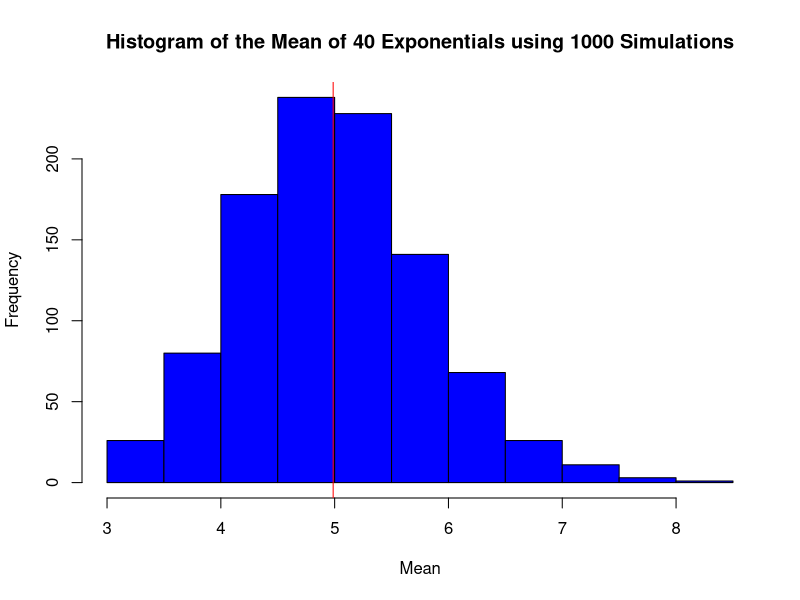
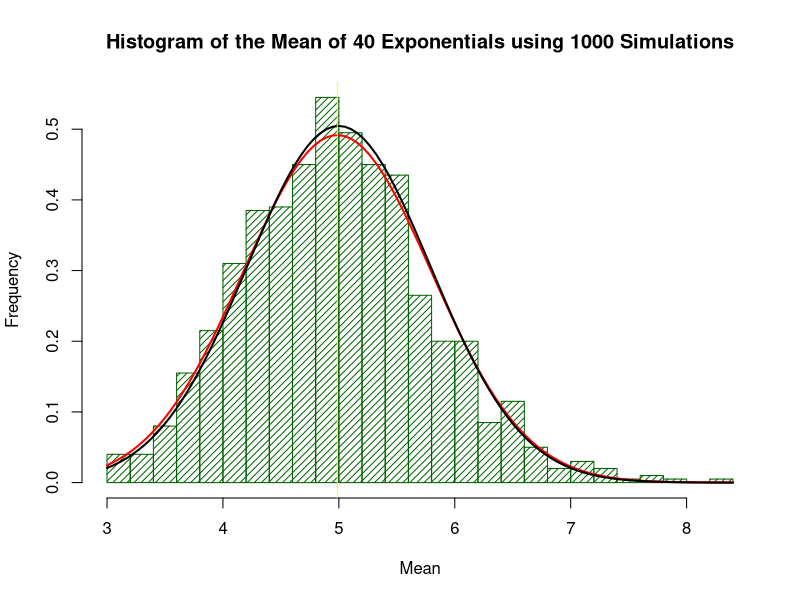
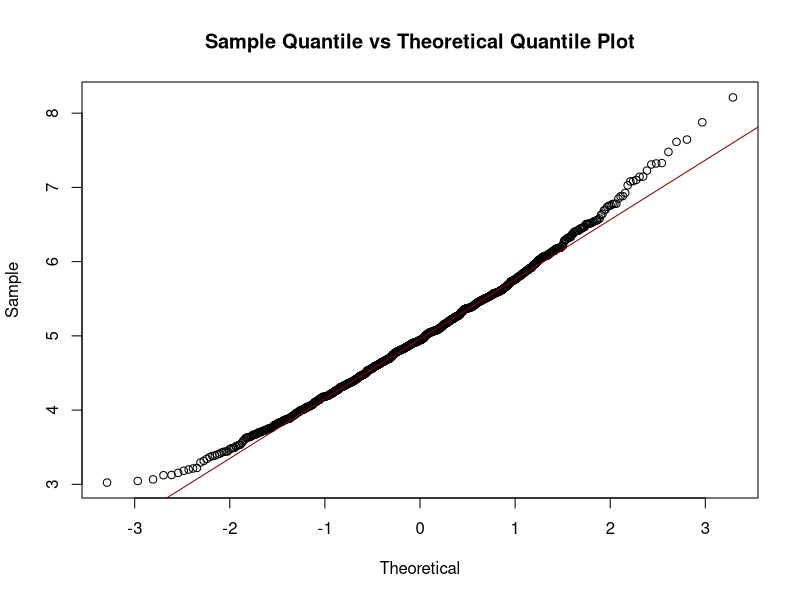

These figures' R source, in order:
## ---- chunk 1
library(knitr)
knitr::opts_chunk$set(echo=TRUE, fig.path='part1/', fig.width=10, fig.height=6, cache=TRUE)
set.seed(1000)
## ---- chunk 2
lambda <- 0.2
n <- 40 
sim <- 1000
sim_matrix <- matrix(rexp(sim*n, rate=lambda), sim, n)
## ---- chunk 3
sim_mean <- rowMeans(sim_matrix)
sample_mean <- mean(sim_mean)
## ---- chunk 4
cat("Sample Mean: ", sample_mean)
## ---- chunk 5
## Graph 
hist(sim_mean, xlab="Mean", ylab="Frequency", main="Histogram of the Mean of 40 Exponentials using 1000 Simulations", col="blue")
abline(v = sample_mean, col = "red")
## ---- chunk 6
theoretical_mean <- 1/lambda
difference_of_means <- (theoretical_mean - sample_mean)
## ---- chunk 7
cat("Theoretical Mean: ", theoretical_mean)
cat("Differnce between both Means: ", difference_of_means )
## ---- chunk 8
sample_var <- var(sim_mean)
theoretical_var <- (1/lambda)^2/n  
difference_of_variance <- (theoretical_var - sample_var)
## ---- chunk 9
cat("sample variance: ", sample_var)
cat("theoretical variance: ", theoretical_var)
cat("Differnce between both Variances: ", difference_of_variance )
## ---- chunk 10
hist(sim_mean, density=20, breaks=20, prob=TRUE, xlab="Mean", ylab="Frequency", main="Histogram of the Mean of 40 Exponentials using 1000 Simulations", col="dark green")
curve(dnorm(x, mean=sample_mean, sd=sqrt(sample_var)), col="red", lwd=2, lty = "solid", add=TRUE, yaxt="n")
curve(dnorm(x, mean=theoretical_mean, sd=sqrt(theoretical_var)), col="black", lwd=2, add=TRUE, yaxt="n")
abline(v = sample_mean, col = "yellow")
## ---- chunk 11
Sample_confidence <- round (mean(sim_mean) + c(-1,1)*1.96*sd(sim_mean)/sqrt(n),3)
Theoretical_confidence <- theoretical_mean + c(-1,1)*1.96*sqrt(theoretical_var)/sqrt(n)
## ---- chunk 12
cat("Sample Confidence Interval: ", Sample_confidence)
cat("Theoretical Confidence Interval: ", Theoretical_confidence)
## ---- chunk 13
qqnorm(sim_mean, main="Sample Quantile vs Theoretical Quantile Plot", xlab="Theoretical", ylab="Sample")
qqline(sim_mean, col="dark red")
